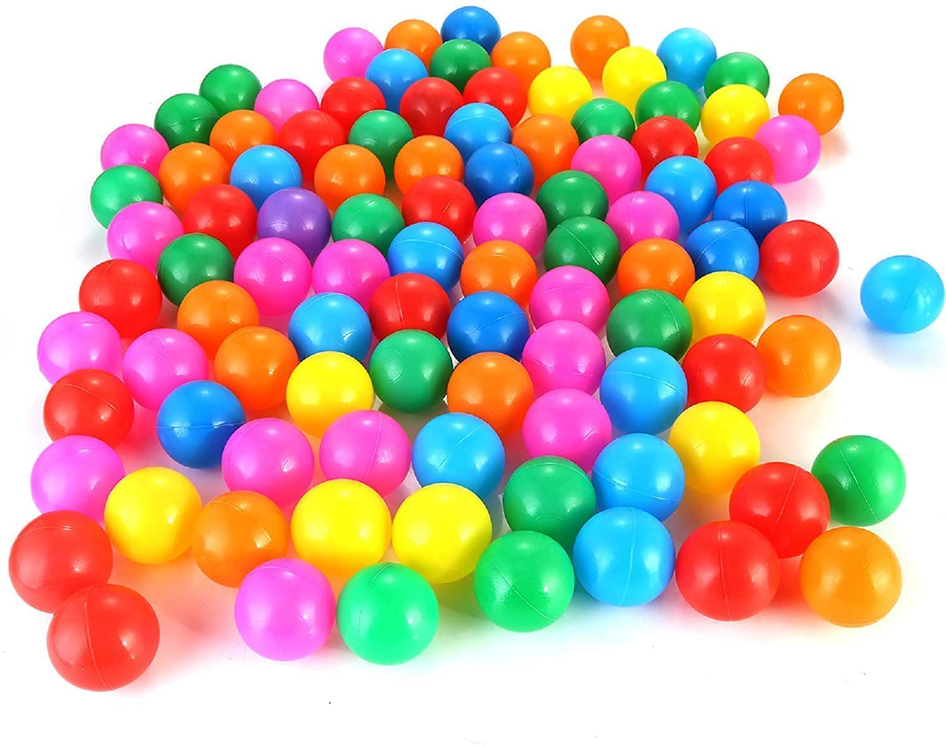
#> input picture opencv_balldistance/balls.png, 946 x 746 px, shrunk from 1500 x 1183 before the run
$ python balldetectionwithradius.py
#> lines starting #> are read from the running program, lines starting #| are printed output that depends on the picture; after the words box and inside, x2 and y2 are one past the last pixel; in counts of white or black regions, pixels touching at a corner belong together
import cv2
import numpy as np

circles=cv2.imread("balls.png")
#> circles is the input picture: shape (746, 946, 3); mean B, G, R 162.6, 175.4, 204.6
c=0

graycircles=cv2.cvtColor(circles,cv2.COLOR_BGR2GRAY)
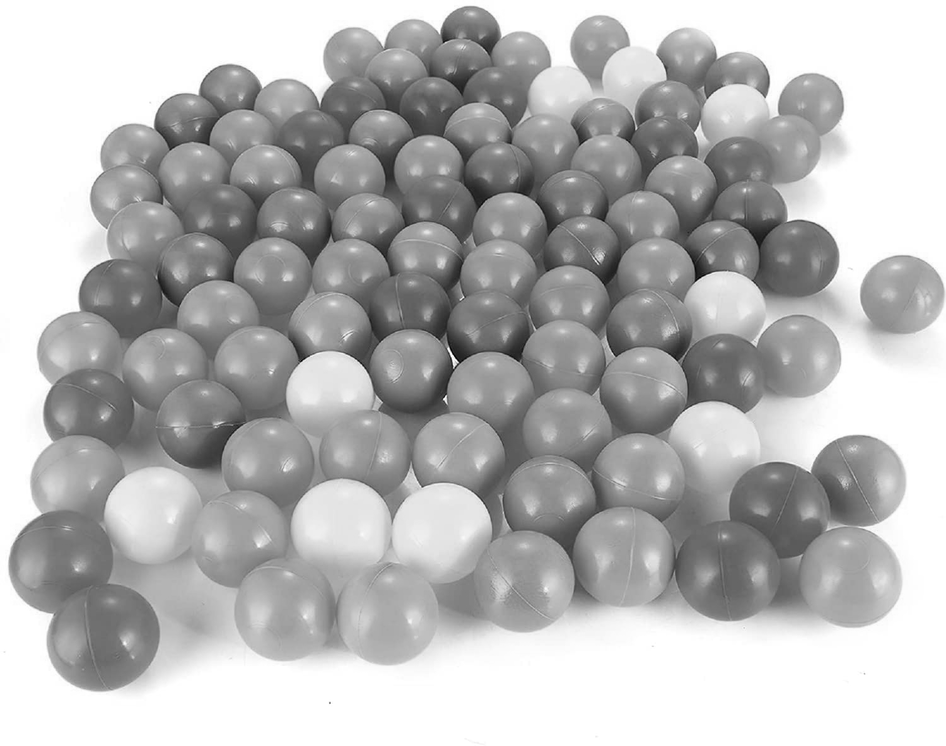
#> graycircles: shape (746, 946); min 2, max 255, mean 182.7

img = cv2.medianBlur(graycircles,5)

dc=cv2.HoughCircles(img,cv2.HOUGH_GRADIENT,dp=1, minDist=50, param1=50, param2=30, minRadius=10, maxRadius=100)
#> dc = 83 rows, first 8: [77.5, 482.5, 47.7], [622.5, 556.5, 49.8], [523.5, 580.5, 51.2], [107.5, 634.5, 51.9], [329.5, 393.5, 42.7], [432.5, 184.5, 99.4], [798.5, 259.5, 40.6], [797.5, 355.5, 41.6]
dc = np.uint16(np.around(dc))
#> dc = 83 rows, first 8: [78, 482, 48], [622, 556, 50], [524, 580, 51], [108, 634, 52], [330, 394, 43], [432, 184, 99], [798, 260, 41], [798, 356, 42]
for i in dc[0, :]:
    cv2.circle(circles,(i[0],i[1]),i[2],(0,255,0),2)
    print("Radius",i[2])
    c=c+1
#> this loop made 83 passes
#> i on passes 1 to 12: [78, 482, 48], [622, 556, 50], [524, 580, 51], [108, 634, 52], [330, 394, 43], [432, 184, 99], [798, 260, 41], [798, 356, 42], [200, 424, 44], [348, 180, 36], [550, 502, 47], [644, 390, 44]
#| Radius 48
#| Radius 50
#| Radius 51
#| Radius 52
#| Radius 43
#| Radius 99
#| Radius 41
#| Radius 42
#> (further printed lines are left out)
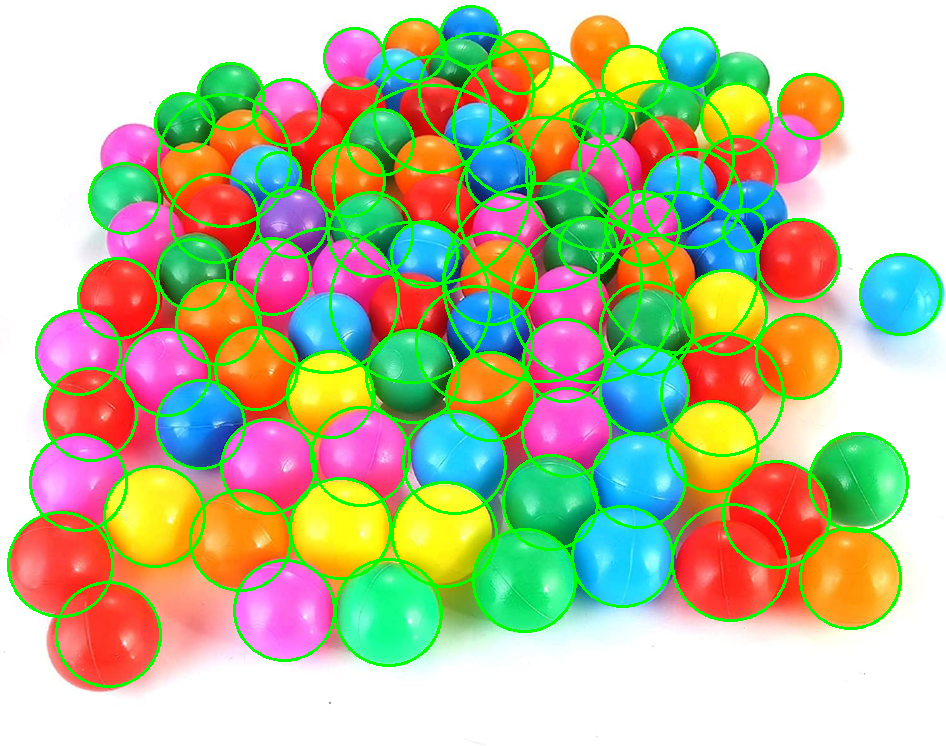
#> circles: shape (746, 946, 3); 9.68% of pixels changed, all inside (x1, y1, x2, y2) = (7, 5, 942, 688)
#> after the loop, c = 83
print("Total Balls=",c)
#| Total Balls= 83

cv2.imshow('detected circles',circles)
cv2.waitKey(0)
cv2.destroyAllWindows()
